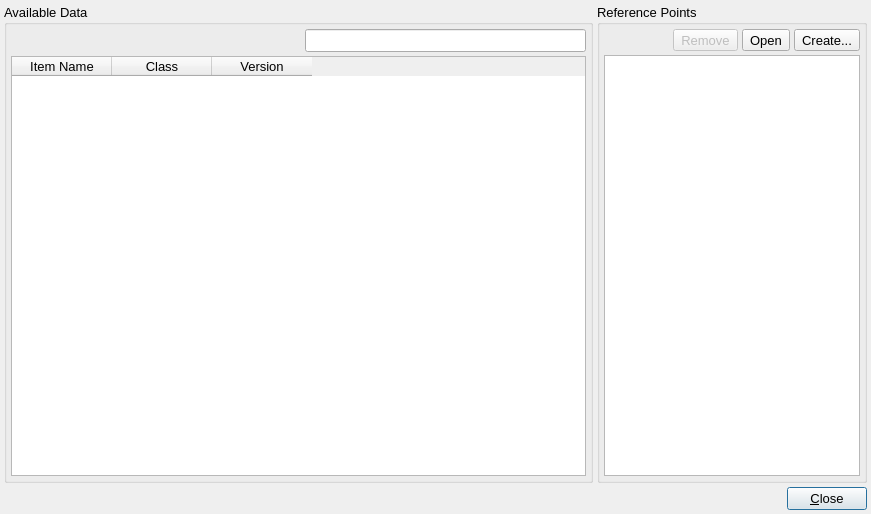
<?xml version="1.0" encoding="UTF-8"?>
<ui version="4.0">
 <class>DataManagerDialog</class>
 <widget class="QDialog" name="DataManagerDialog">
  <property name="windowModality">
   <enum>Qt::ApplicationModal</enum>
  </property>
  <property name="geometry">
   <rect>
    <x>0</x>
    <y>0</y>
    <width>871</width>
    <height>514</height>
   </rect>
  </property>
  <property name="font">
   <font>
    <pointsize>10</pointsize>
   </font>
  </property>
  <property name="windowTitle">
   <string>Data Manager</string>
  </property>
  <property name="windowIcon">
   <iconset resource="main.qrc">
    <normaloff>:/viewer/icons/viewer_data.svg</normaloff>:/viewer/icons/viewer_data.svg</iconset>
  </property>
  <layout class="QVBoxLayout" name="verticalLayout_3">
   <property name="spacing">
    <number>4</number>
   </property>
   <property name="leftMargin">
    <number>4</number>
   </property>
   <property name="topMargin">
    <number>4</number>
   </property>
   <property name="rightMargin">
    <number>4</number>
   </property>
   <property name="bottomMargin">
    <number>4</number>
   </property>
   <item>
    <layout class="QHBoxLayout" name="horizontalLayout_4">
     <item>
      <widget class="QGroupBox" name="SimulationDataGroup">
       <property name="sizePolicy">
        <sizepolicy hsizetype="Preferred" vsizetype="Preferred">
         <horstretch>1</horstretch>
         <verstretch>0</verstretch>
        </sizepolicy>
       </property>
       <property name="title">
        <string>Available Data</string>
       </property>
       <layout class="QVBoxLayout" name="verticalLayout">
        <property name="spacing">
         <number>4</number>
        </property>
        <property name="leftMargin">
         <number>4</number>
        </property>
        <property name="topMargin">
         <number>4</number>
        </property>
        <property name="rightMargin">
         <number>4</number>
        </property>
        <property name="bottomMargin">
         <number>4</number>
        </property>
        <item>
         <layout class="QHBoxLayout" name="SimulationFilterLayout">
          <property name="spacing">
           <number>4</number>
          </property>
          <item>
           <spacer name="horizontalSpacer">
            <property name="orientation">
             <enum>Qt::Horizontal</enum>
            </property>
            <property name="sizeHint" stdset="0">
             <size>
              <width>40</width>
              <height>20</height>
             </size>
            </property>
           </spacer>
          </item>
          <item>
           <widget class="QLabel" name="SimulationDataFilterLabel">
            <property name="maximumSize">
             <size>
              <width>20</width>
              <height>20</height>
             </size>
            </property>
            <property name="text">
             <string/>
            </property>
            <property name="pixmap">
             <pixmap resource="main.qrc">:/general/icons/general_filter.svg</pixmap>
            </property>
            <property name="scaledContents">
             <bool>true</bool>
            </property>
           </widget>
          </item>
          <item>
           <widget class="QLineEdit" name="SimulationDataFilterEdit">
            <property name="toolTip">
             <string>Filter templates by name / description</string>
            </property>
           </widget>
          </item>
         </layout>
        </item>
        <item>
         <widget class="QTableWidget" name="SimulationDataTable">
          <property name="selectionMode">
           <enum>QAbstractItemView::SingleSelection</enum>
          </property>
          <property name="selectionBehavior">
           <enum>QAbstractItemView::SelectRows</enum>
          </property>
          <attribute name="horizontalHeaderVisible">
           <bool>true</bool>
          </attribute>
          <attribute name="horizontalHeaderStretchLastSection">
           <bool>false</bool>
          </attribute>
          <attribute name="verticalHeaderVisible">
           <bool>false</bool>
          </attribute>
          <column>
           <property name="text">
            <string>Item Name</string>
           </property>
          </column>
          <column>
           <property name="text">
            <string>Class</string>
           </property>
          </column>
          <column>
           <property name="text">
            <string>Version</string>
           </property>
          </column>
         </widget>
        </item>
       </layout>
      </widget>
     </item>
     <item>
      <widget class="QGroupBox" name="ReferencePointsGroup">
       <property name="title">
        <string>Reference Points</string>
       </property>
       <layout class="QVBoxLayout" name="verticalLayout_2">
        <property name="spacing">
         <number>4</number>
        </property>
        <property name="leftMargin">
         <number>4</number>
        </property>
        <property name="topMargin">
         <number>4</number>
        </property>
        <property name="rightMargin">
         <number>4</number>
        </property>
        <property name="bottomMargin">
         <number>4</number>
        </property>
        <item>
         <layout class="QHBoxLayout" name="horizontalLayout">
          <property name="spacing">
           <number>4</number>
          </property>
          <item>
           <spacer name="horizontalSpacer_3">
            <property name="orientation">
             <enum>Qt::Horizontal</enum>
            </property>
            <property name="sizeHint" stdset="0">
             <size>
              <width>40</width>
              <height>20</height>
             </size>
            </property>
           </spacer>
          </item>
          <item>
           <widget class="QToolButton" name="ReferencePointRemoveButton">
            <property name="enabled">
             <bool>false</bool>
            </property>
            <property name="sizePolicy">
             <sizepolicy hsizetype="Minimum" vsizetype="Fixed">
              <horstretch>0</horstretch>
              <verstretch>0</verstretch>
             </sizepolicy>
            </property>
            <property name="text">
             <string>Remove</string>
            </property>
            <property name="icon">
             <iconset resource="main.qrc">
              <normaloff>:/general/icons/general_remove.svg</normaloff>:/general/icons/general_remove.svg</iconset>
            </property>
            <property name="iconSize">
             <size>
              <width>16</width>
              <height>16</height>
             </size>
            </property>
            <property name="toolButtonStyle">
             <enum>Qt::ToolButtonTextBesideIcon</enum>
            </property>
           </widget>
          </item>
          <item>
           <widget class="QToolButton" name="ReferencePointOpenButton">
            <property name="sizePolicy">
             <sizepolicy hsizetype="Minimum" vsizetype="Fixed">
              <horstretch>0</horstretch>
              <verstretch>0</verstretch>
             </sizepolicy>
            </property>
            <property name="text">
             <string>Open</string>
            </property>
            <property name="icon">
             <iconset resource="main.qrc">
              <normaloff>:/menu/icons/menu_open.svg</normaloff>:/menu/icons/menu_open.svg</iconset>
            </property>
            <property name="iconSize">
             <size>
              <width>16</width>
              <height>16</height>
             </size>
            </property>
            <property name="toolButtonStyle">
             <enum>Qt::ToolButtonTextBesideIcon</enum>
            </property>
           </widget>
          </item>
          <item>
           <widget class="QToolButton" name="ReferencePointCreateButton">
            <property name="enabled">
             <bool>true</bool>
            </property>
            <property name="sizePolicy">
             <sizepolicy hsizetype="Minimum" vsizetype="Fixed">
              <horstretch>0</horstretch>
              <verstretch>0</verstretch>
             </sizepolicy>
            </property>
            <property name="text">
             <string>Create...</string>
            </property>
            <property name="icon">
             <iconset resource="main.qrc">
              <normaloff>:/menu/icons/menu_new.svg</normaloff>:/menu/icons/menu_new.svg</iconset>
            </property>
            <property name="iconSize">
             <size>
              <width>16</width>
              <height>16</height>
             </size>
            </property>
            <property name="toolButtonStyle">
             <enum>Qt::ToolButtonTextBesideIcon</enum>
            </property>
           </widget>
          </item>
         </layout>
        </item>
        <item>
         <widget class="QTableView" name="ReferencePointsTable">
          <property name="editTriggers">
           <set>QAbstractItemView::NoEditTriggers</set>
          </property>
          <property name="selectionMode">
           <enum>QAbstractItemView::SingleSelection</enum>
          </property>
          <property name="selectionBehavior">
           <enum>QAbstractItemView::SelectRows</enum>
          </property>
          <attribute name="horizontalHeaderVisible">
           <bool>true</bool>
          </attribute>
          <attribute name="horizontalHeaderStretchLastSection">
           <bool>false</bool>
          </attribute>
          <attribute name="verticalHeaderVisible">
           <bool>false</bool>
          </attribute>
          <column>
           <property name="text">
            <string>Data Suffix</string>
           </property>
          </column>
          <column>
           <property name="text">
            <string>Source</string>
           </property>
          </column>
         </widget>
        </item>
       </layout>
      </widget>
     </item>
    </layout>
   </item>
   <item>
    <layout class="QHBoxLayout" name="horizontalLayout_2">
     <property name="spacing">
      <number>4</number>
     </property>
     <item>
      <spacer name="horizontalSpacer_2">
       <property name="orientation">
        <enum>Qt::Horizontal</enum>
       </property>
       <property name="sizeHint" stdset="0">
        <size>
         <width>40</width>
         <height>20</height>
        </size>
       </property>
      </spacer>
     </item>
     <item>
      <widget class="QPushButton" name="CloseButton">
       <property name="enabled">
        <bool>true</bool>
       </property>
       <property name="text">
        <string>&amp;Close</string>
       </property>
      </widget>
     </item>
    </layout>
   </item>
  </layout>
 </widget>
 <resources>
  <include location="main.qrc"/>
 </resources>
 <connections/>
</ui>
